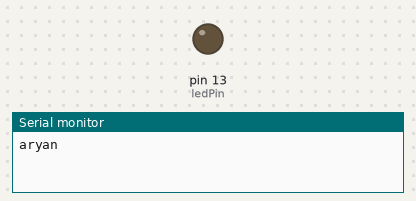
Simulated run of this sketch. Board: Arduino Uno, built with avr-gcc and run on an emulated ATmega328P. Shown: output pins drawn as LEDs (lit = HIGH), the last lines printed to the serial monitor.

Above: at 0.4 s.
At 18.4 s:
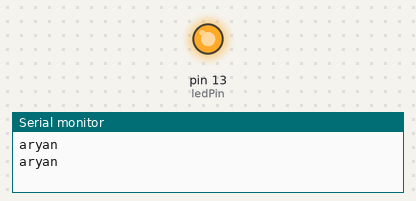
Timing chart, 0 to 20.0 s (numbered marks = the images above):
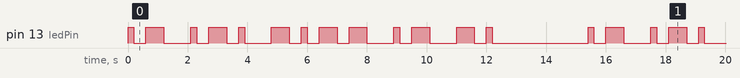

The sketch:

morseBlink.ino
```cpp
// Define durations for dot and dash signals in milliseconds
const int dotDuration = 200;
const int dashDuration = 600;

// Define the pin number for the LED and your name
const int ledPin = 13;
const String myName = "aryan";

// Define Morse code patterns for each lowercase letter
const char *MORSE_CODE[] = {
    ".-", "-...", "-.-.", "-..", ".", "..-.", "--.", "....", "..", ".---",
    "-.-", ".-..", "--", "-.", "---", ".--.", "--.-", ".-.", "...", "-",
    "..-", "...-", ".--", "-..-", "-.--", "--.."
};

// Declare variables
volatile int currentIndex = 0;
volatile bool isBlinking = true;  // Start blinking automatically

void setup() {
    pinMode(ledPin, OUTPUT);  // Set LED pin as output
    Serial.begin(9600);       // Initialize serial communication
}

void loop() {
    if (isBlinking) {
        Serial.println(myName);  // Print your name to serial monitor
        blinkName();             // Blink your name in Morse code
        delay(3000);             // Wait for 3 seconds before blinking again
    }
}

// Function to blink a dot
void blinkDot() {
    digitalWrite(ledPin, HIGH);
    delay(dotDuration);
    digitalWrite(ledPin, LOW);
    delay(dotDuration);
}

// Function to blink a dash
void blinkDash() {
    digitalWrite(ledPin, HIGH);
    delay(dashDuration);
    digitalWrite(ledPin, LOW);
    delay(dotDuration);
}

// Function to blink a character using Morse code
void blinkCharacter(char characterToBlink) {
    int index = characterToBlink - 'a';
    if (index >= 0 && index < 26) {
        const char *pattern = MORSE_CODE[index];
        for (int i = 0; pattern[i]; i++) {
            if (pattern[i] == '.') {
                blinkDot();
            } else if (pattern[i] == '-') {
                blinkDash();
            }
            if (pattern[i + 1]) {
                delay(dotDuration);
            }
        }
    }
}

// Function to blink the entire name in Morse code
void blinkName() {
    for (int i = 0; i < myName.length(); i++) {
        blinkCharacter(tolower(myName[i]));
        if (i < myName.length() - 1) {
            delay(700);  // Delay between characters
        }
    }
}
```

Measured:
- by itself, pin 13 (ledPin): moves between LOW and HIGH, repeating every 15.4 s
- by itself, everything shown: repeats every 15.4 s, in 26 steps
